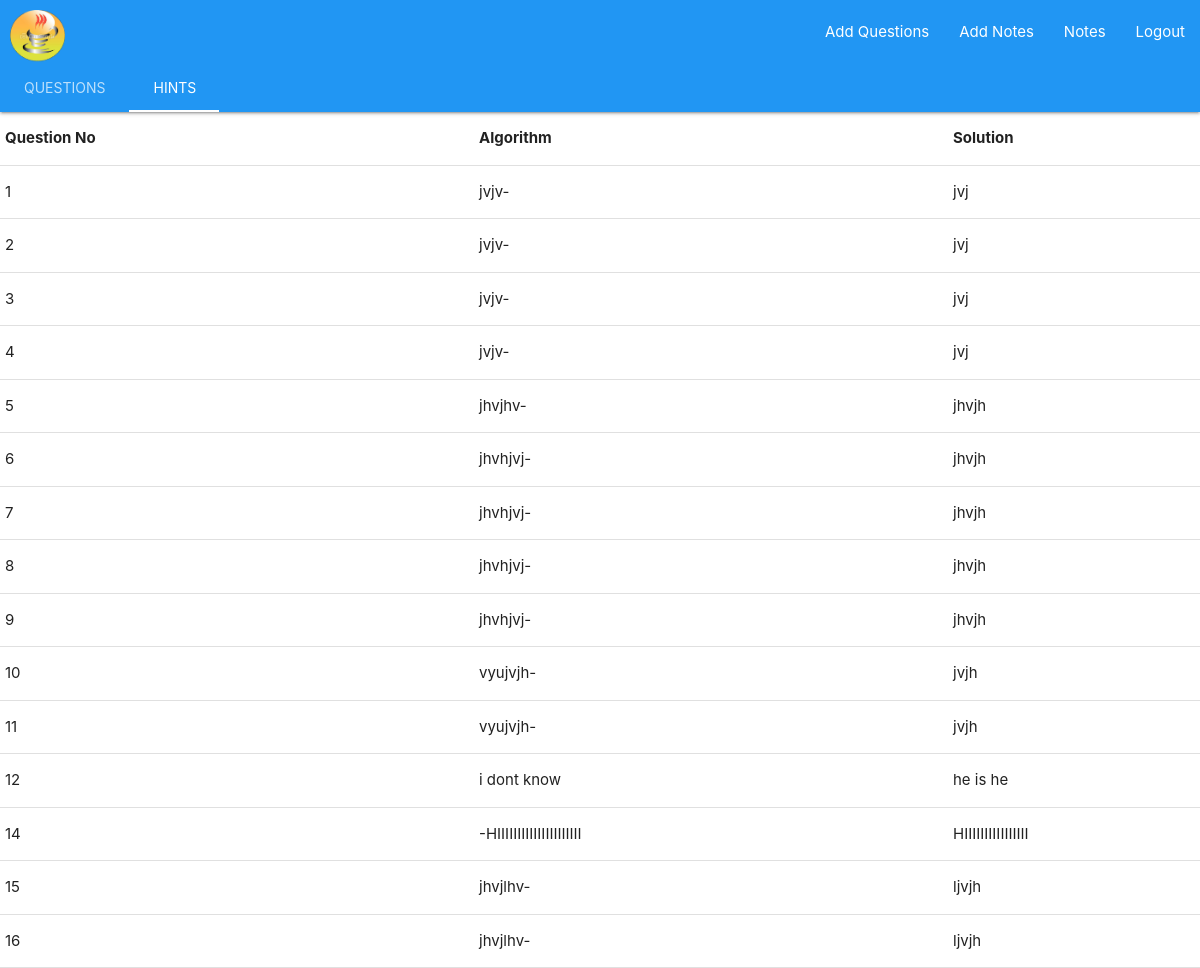
/Java/Questions/ (signed in), run on the app's committed database.
### Java/models.py (models this page shows, shortened)
class AddData(models.Model):
    Question_No=models.IntegerField(unique=True)
    Type=models.TextField(max_length=20)
    Question=models.TextField(max_length=2000)
    Algorithm=models.TextField(default="-",blank=True)
    Solution=models.TextField(max_length=2000)

### Java/views.py (the view)
# urls.py: path("Questions/", views.Questions.as_view(), name="Questions"),
class Questions(LoginRequiredMixin, ListView):
    login_url="/Login"
    model=models.AddData
    template_name="Questions.html"
    context_object_name="Quests"

### templates/Questions.html (shortened to what this page needs)
{%extends 'Base.html'%}
{%load static%}
{%block body%}
<nav class="nav-extended blue">
    <div class="nav-wrapper">
      <a href="https://hack.codingblocks.com/app/contests/2628" class="brand-logo"><img style="margin: 10px;" class="responsive-img" width="55" src="{%static 'images/Logo2.png'%}" ></a>
      <ul id="nav-mobile" class="right hide-on-med-and-down">
        <li><a href="{%url 'AddData' %}">Add Questions</a></li>
        <li><a href="{%url 'Notes' %}">Add Notes</a></li>
        <li><a href="{%url 'NotesView' %}">Notes</a></li>
        <li><a href="{%url 'Logout' %}?next=/">Logout</a></li>
      </ul>
    </div>
    <div class="nav-content">
      <ul class="tabs tabs-transparent ">
        <li class="tab"><a href="#test1">Questions</a></li>
        <li class="tab"><a class="active" href="#test2">Hints</a></li>
      </ul>
    </div>
  </nav>
  <div id="test2" class="col s12">
    <table>
      <col style="width:39.5%">
      <col style="width:39.5%">
        <thead>
          <tr>
              <th>Question No</th>
              <th>Algorithm</th>
              <th>Solution</th>
          </tr>
        </thead>
        <tbody>
            {%for ele in Quests%}
          <tr>
            <td>{{ele.Question_No}}</td>
            <td>{{ele.Algorithm}}</td>
            <td>{{ele.Solution}}</td>
          </tr>
          {%endfor%}
        </tbody>
      </table>
  </div>
{%endblock%}

### data on the page
AddData: Question_No "1", Algorithm "jvjv-", Solution "jvj"
AddData: Question_No "2", Algorithm "jvjv-", Solution "jvj"
AddData: Question_No "3", Algorithm "jvjv-", Solution "jvj"
AddData: Question_No "4", Algorithm "jvjv-", Solution "jvj"
AddData: Question_No "5", Algorithm "jhvjhv-", Solution "jhvjh"
AddData: Question_No "6", Algorithm "jhvhjvj-", Solution "jhvjh"
AddData: Question_No "7", Algorithm "jhvhjvj-", Solution "jhvjh"
AddData: Question_No "8", Algorithm "jhvhjvj-", Solution "jhvjh"
AddData: Question_No "9", Algorithm "jhvhjvj-", Solution "jhvjh"
AddData: Question_No "10", Algorithm "vyujvjh-", Solution "jvjh"
AddData: Question_No "11", Algorithm "vyujvjh-", Solution "jvjh"
AddData: Question_No "12", Algorithm "i dont know", Solution "he is he"
AddData: Question_No "14", Algorithm "-HIIIIIIIIIIIIIIIIIIIII", Solution "HIIIIIIIIIIIIIIII"
AddData: Question_No "15", Algorithm "jhvjlhv-", Solution "ljvjh"
AddData: Question_No "16", Algorithm "jhvjlhv-", Solution "ljvjh"
